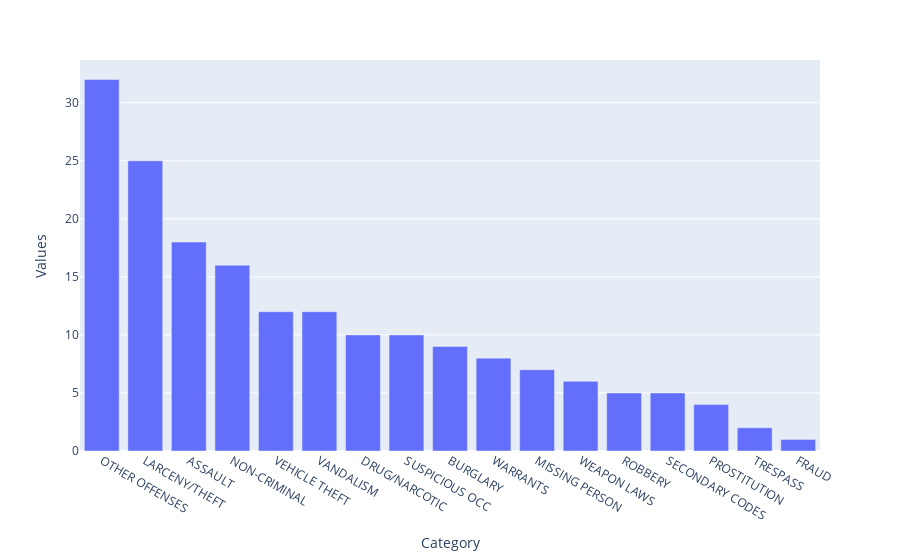

This figure's notebook cell:
### Code cell
px.bar(date,'Category','Values')

### Figure 1 — Plotly figure (JSON) as saved in the notebook; plotly's stock layout.template omitted (floating-point values rounded to 4 significant figures)
{"data": [{"alignmentgroup": "True", "hovertemplate": "Category=%{x}<br>Values=%{y}<extra></extra>", "legendgroup": "", "marker": {"color": "#636efa", "pattern": {"shape": ""}}, "name": "", "offsetgroup": "", "orientation": "v", "showlegend": false, "textposition": "auto", "type": "bar", "x": ["OTHER OFFENSES", "LARCENY/THEFT", "ASSAULT", "NON-CRIMINAL", "VEHICLE THEFT", "VANDALISM", "DRUG/NARCOTIC", "SUSPICIOUS OCC", "BURGLARY", "WARRANTS", "MISSING PERSON", "WEAPON LAWS", "ROBBERY", "SECONDARY CODES", "PROSTITUTION", "TRESPASS", "FRAUD"], "xaxis": "x", "y": [32, 25, 18, 16, 12, 12, 10, 10, 9, 8, 7, 6, 5, 5, 4, 2, 1], "yaxis": "y"}], "layout": {"barmode": "relative", "legend": {"tracegroupgap": 0}, "margin": {"t": 60}, "xaxis": {"anchor": "y", "domain": [0, 1], "title": {"text": "Category"}}, "yaxis": {"anchor": "x", "domain": [0, 1], "title": {"text": "Values"}}}}
